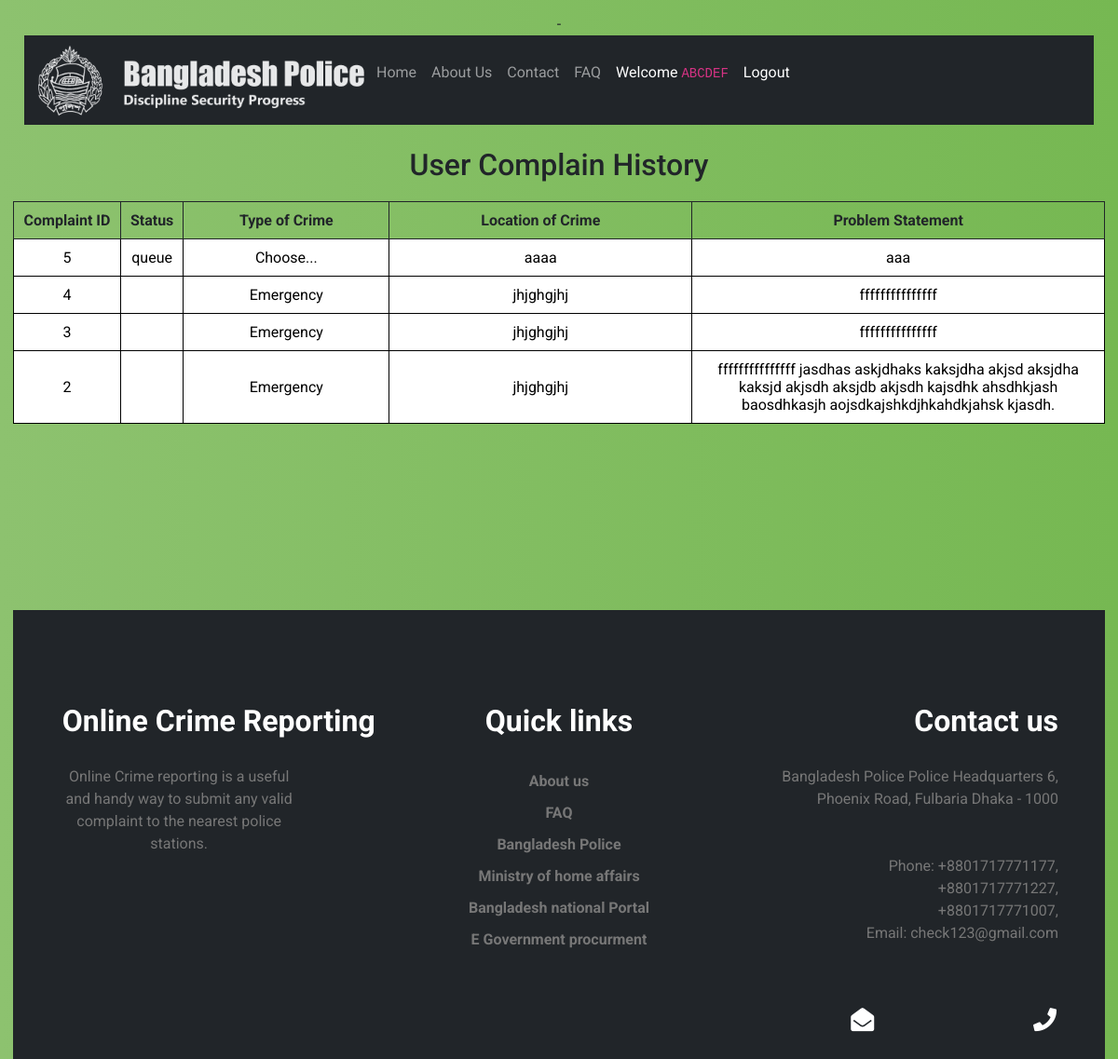
Before: /Pages/History.php (signed in) with the older database file.
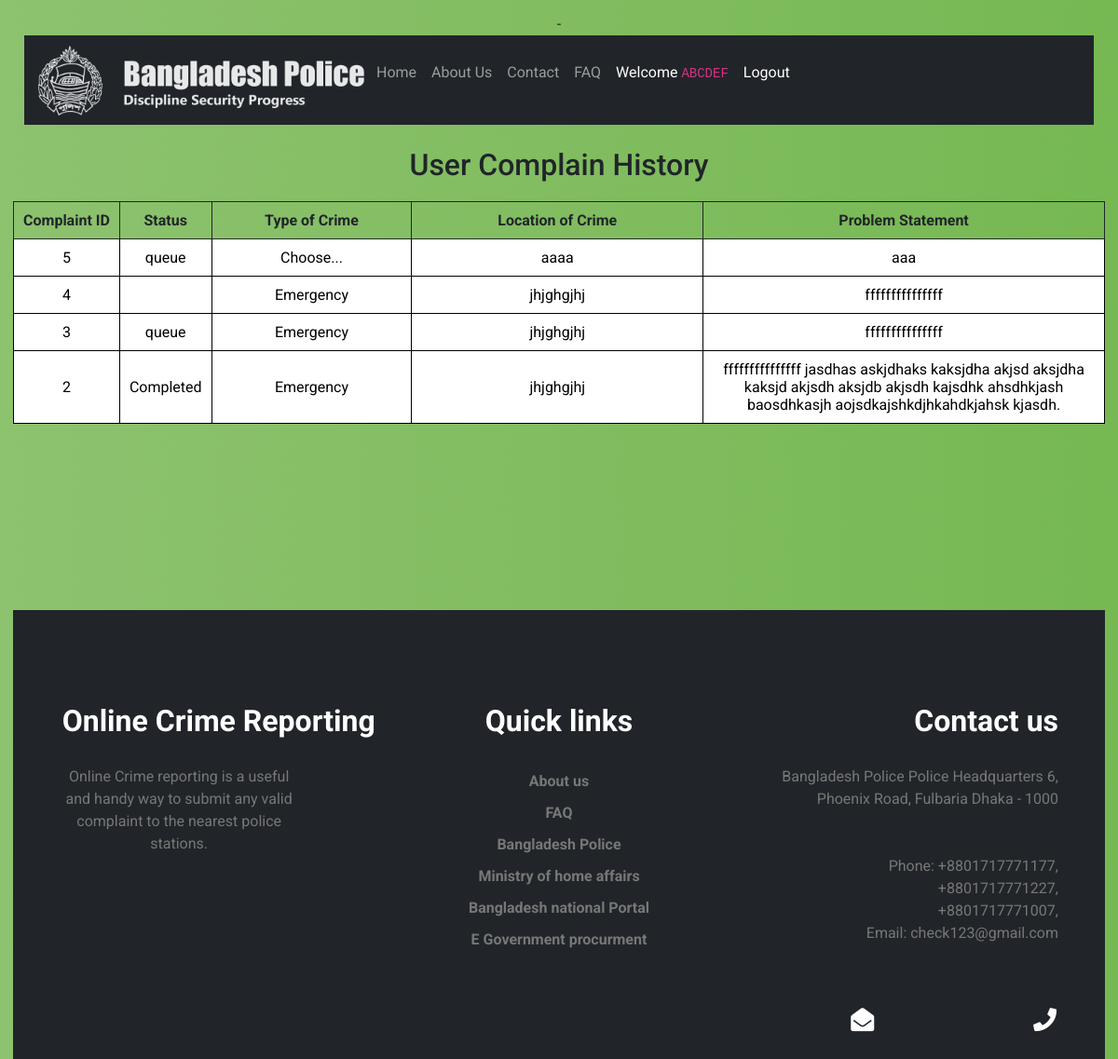
After: the same page with the newer database file.
### tables this page shows
CREATE TABLE `gd` (
  `gdid` int(9) NOT NULL,
  `nid` bigint(30) NOT NULL,
  `type` varchar(20) NOT NULL,
  `name` varchar(40) NOT NULL,
  `location of crime` varchar(255) NOT NULL,
  `thana name` varchar(30) NOT NULL,
  `problem statement` text NOT NULL,
  `photo` varchar(255) NOT NULL,
  `status` varchar(20) NOT NULL,
  `pid` int(11) NOT NULL
);

### Pages/history.php (the view, shortened to what this page needs)
-<?php
  include "../php/db.php";
  $unid = $_SESSION['nid'];
?>
<!DOCTYPE html>
<html lang="en">
<head>
    <link href="../css/bootstrap.min.css" rel="stylesheet">
    <link rel="stylesheet" href="../css/style.css">
    <link rel="stylesheet" href="../css/responsive.css">
  <link rel="stylesheet" type="text/css" href="../css/login_style.css">
  <link rel="stylesheet" href="https://cdnjs.cloudflare.com/ajax/libs/font-awesome/4.7.0/css/font-awesome.min.css">
  <link rel="stylesheet" href="https://use.fontawesome.com/releases/v5.15.1/css/all.css">
    <link href="../css/historytable.css" rel="stylesheet">
</head>
<body>
<div class="container-fluid">
    <?php
        include "../php/navbar.php";
    ?>
</div>
<div>
  <br>
<h2> User Complain History</h2>
<table id="t">
  <thead>
    <tr>
      <th scope="col">Complaint ID</th>
      <th scope="col">Status</th>
      <th scope="col">Type of Crime</th>
      <th scope="col">Location of Crime</th>
      <th scope="col">Problem Statement</th>
    </tr>
  </thead>
  <?php
      $query="select * from gd where nid='$unid' order by gdid desc";
      $result=mysqli_query($conn,$query);
      while($rows=mysqli_fetch_assoc($result)){
        ?>
        <tbody style="background-color: white; color: black;">
            <tr>
              <td class="cgdid"><?php echo $rows['gdid']; ?></td>
              <td class="cstatus"><?php echo $rows['status']; ?></td>
              <td class="ctype"><?php echo $rows['type']; ?></td>
              <td class="cloc"><?php echo $rows['location of crime']; ?></td>
              <td class="cproblem"><?php echo $rows['problem statement']; ?></td>
            </tr>
          </tbody>
        <?php
      }
  ?>
</table>
</div>
<?php
    include "../php/footer.php";
    ?>
</body>
</html>

Changed rows visible on the page:
changed gd id 3: status (not shown) → "queue"
changed gd id 2: status (not shown) → "Completed"
